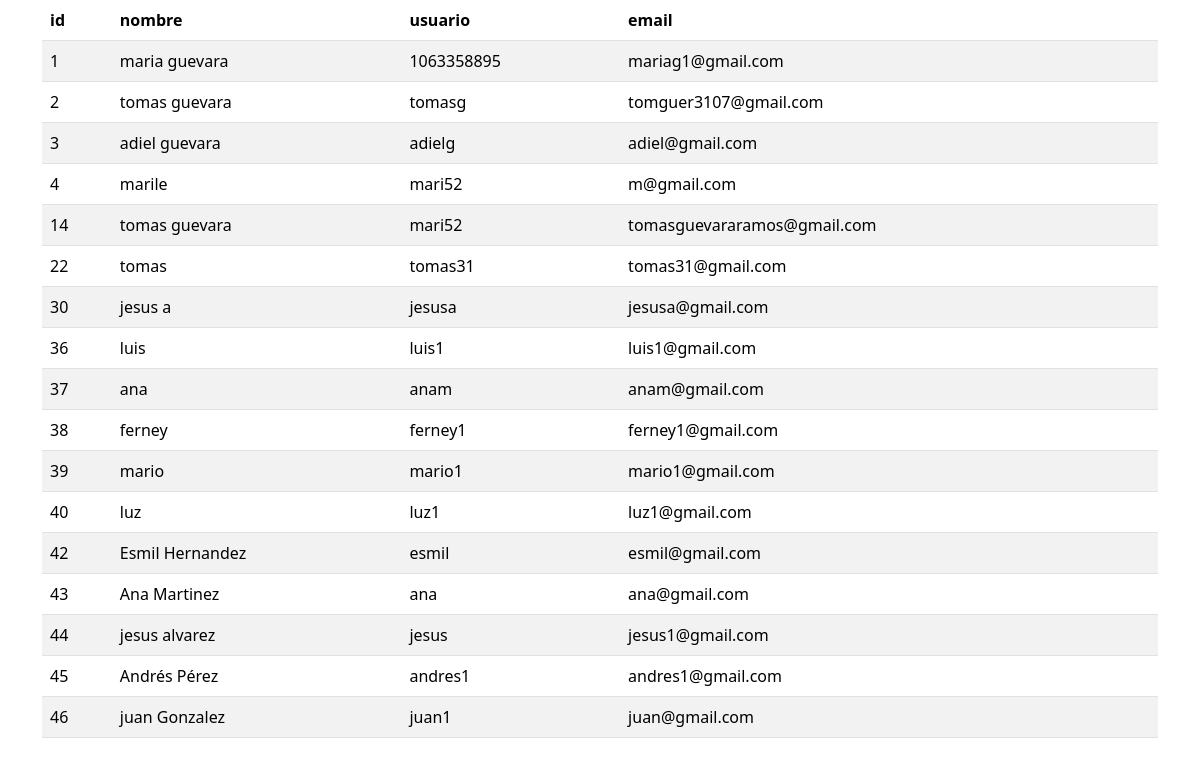
The page /borrador.php on the database as committed earlier.
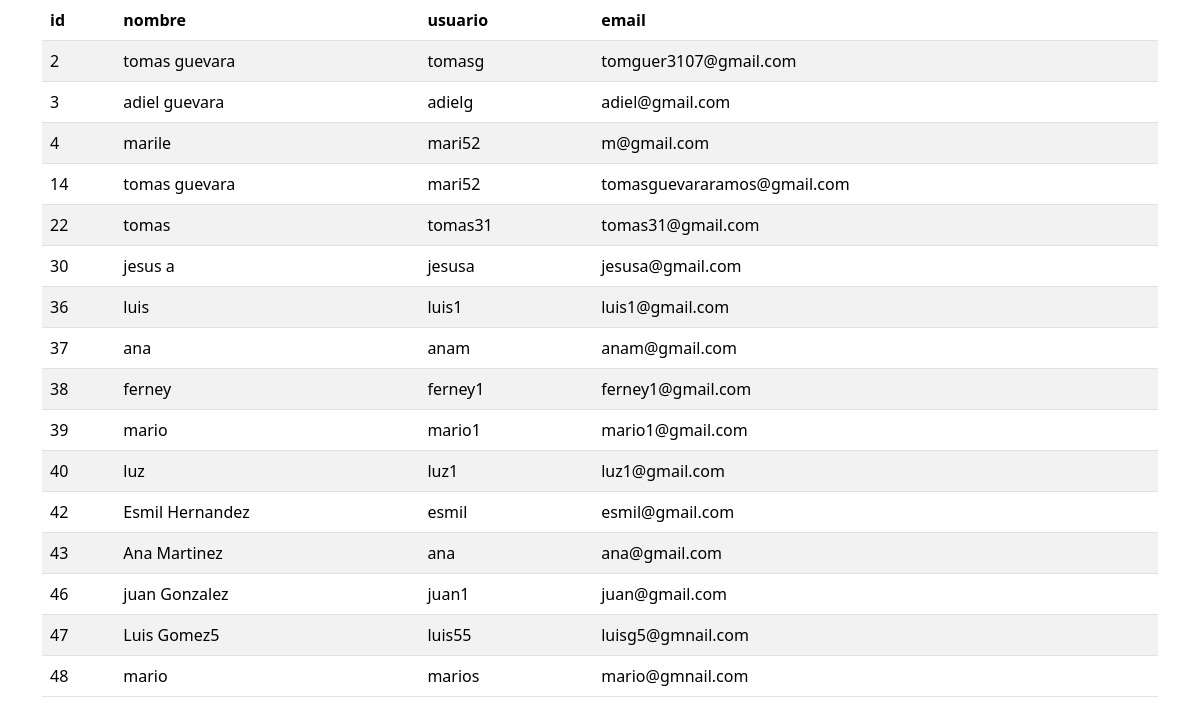
The same page on the database as committed later.
### tables this page shows
CREATE TABLE `usuarios` (
  `id` int(45) NOT NULL,
  `nombre` varchar(45) NOT NULL,
  `usuario` varchar(45) NOT NULL,
  `email` varchar(45) NOT NULL,
  `pass` varchar(255) NOT NULL,
  `roles_id` int(45) NOT NULL,
  `estado` enum('activo','suspendido') DEFAULT 'activo'
);

### borrador.php (the view, shortened to what this page needs)
<?php
require_once("BaseDatos/Conexion.php");
$sql = "SELECT * FROM usuarios";
$result = $conn->query($sql);
?>
<!DOCTYPE html>
<html lang="es">
<head>
    <link href="https://cdn.jsdelivr.net/npm/bootstrap@5.3.3/dist/css/bootstrap.min.css" rel="stylesheet">
</head>
<body>
<div class="container">
    <table class="table table-striped">
        <thead>
            <tr>
                <th>id</th>
                <th>nombre</th>
                <th>usuario</th>
                <th>email</th>
            </tr>
        </thead>
        <tbody>
        <?php
        if ($result->num_rows > 0) {
            while($fila = $result->fetch_assoc()) {
                echo "<tr>";
                echo "<td>" . $fila['id'] . "</td>";
                echo "<td>" . $fila['nombre'] . "</td>";
                echo "<td>" . $fila['usuario'] . "</td>";
                echo "<td>" . $fila['email'] . "</td>";
                echo "</tr>";
            }
        } else {
            echo "<tr><td colspan='4'>No hay resultados</td></tr>";
        }
        ?>
        </tbody>
    </table>
</div>
</body>
</html>

Rows that differ between the two databases and show on the page:
removed usuarios: id "1", nombre "maria guevara", usuario "1063358895", email "mariag1@gmail.com"
removed usuarios: id "44", nombre "jesus alvarez", usuario "jesus", email "jesus1@gmail.com"
removed usuarios: id "45", nombre "Andrés Pérez", usuario "andres1", email "andres1@gmail.com"
added usuarios: id "47", nombre "Luis Gomez5", usuario "luis55", email "luisg5@gmnail.com"
added usuarios: id "48", nombre "mario", usuario "marios", email "mario@gmnail.com"
